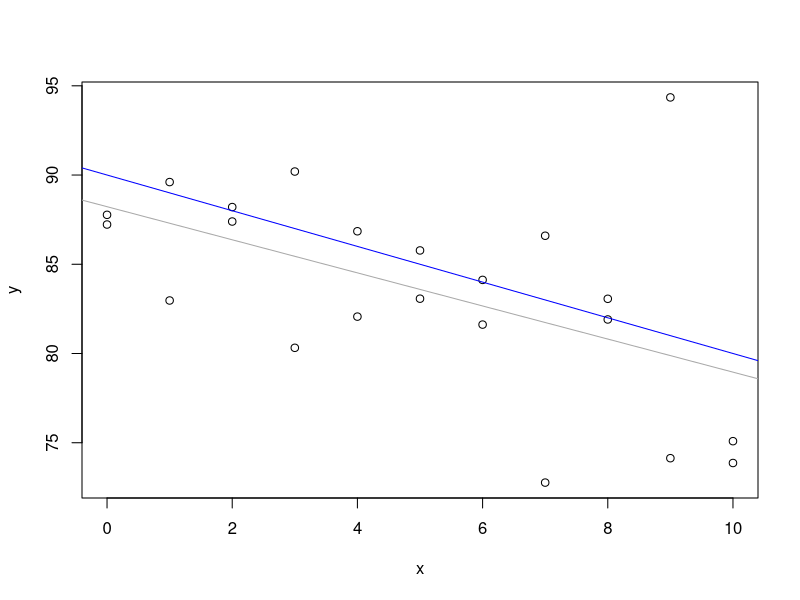
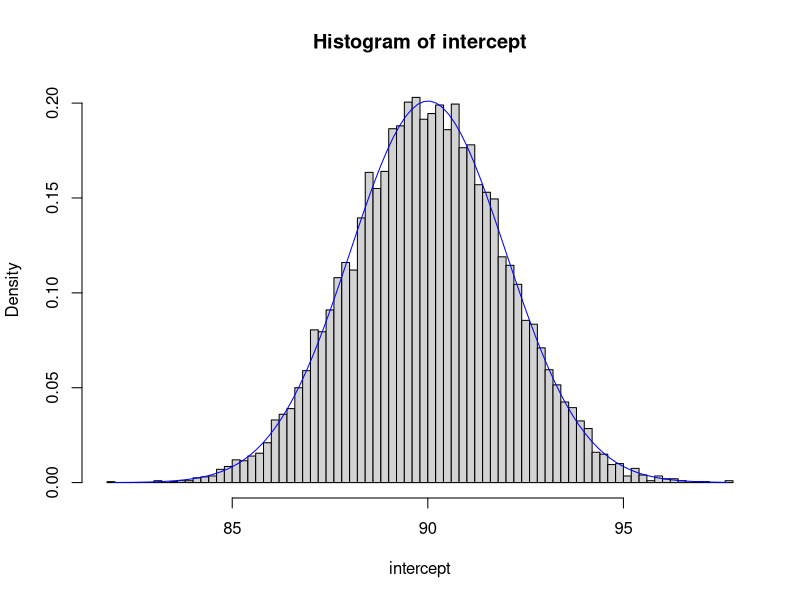
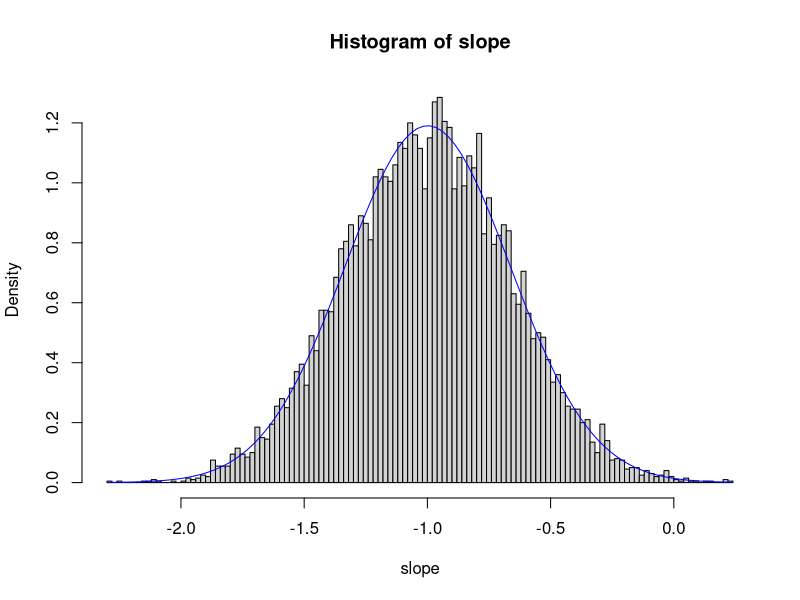
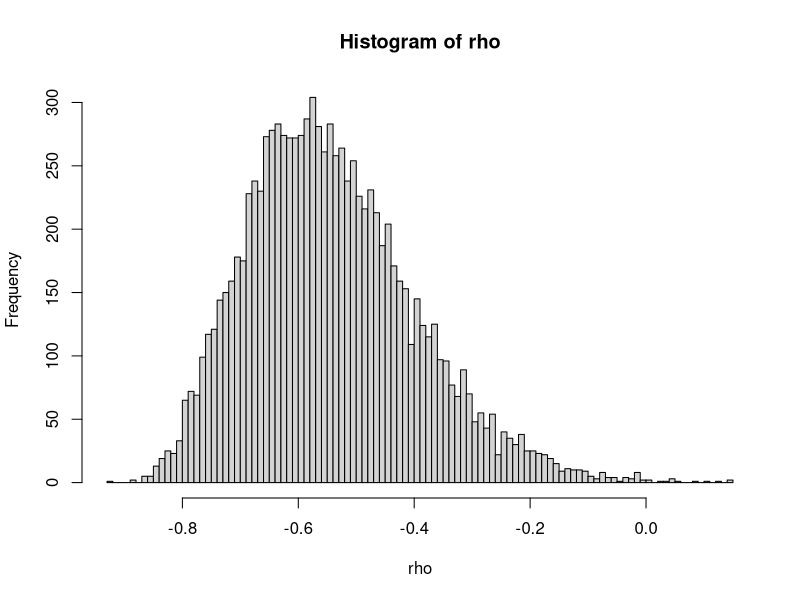
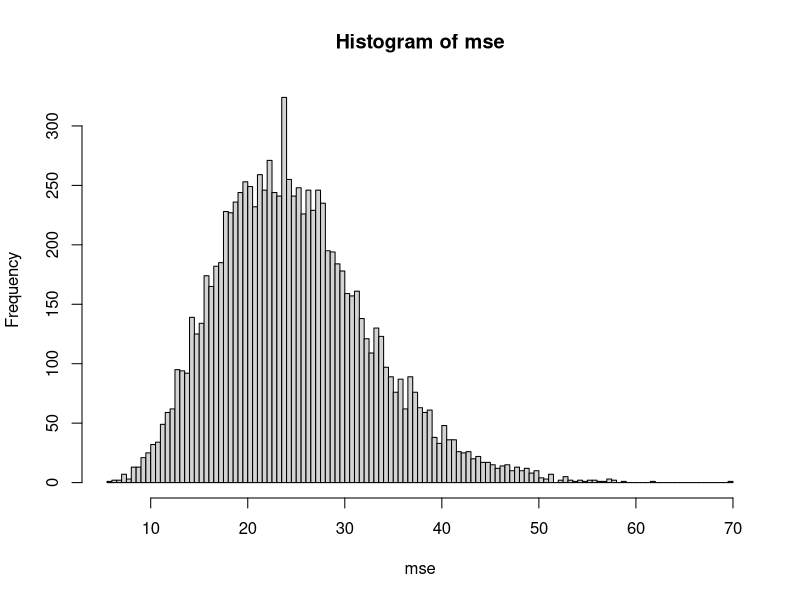
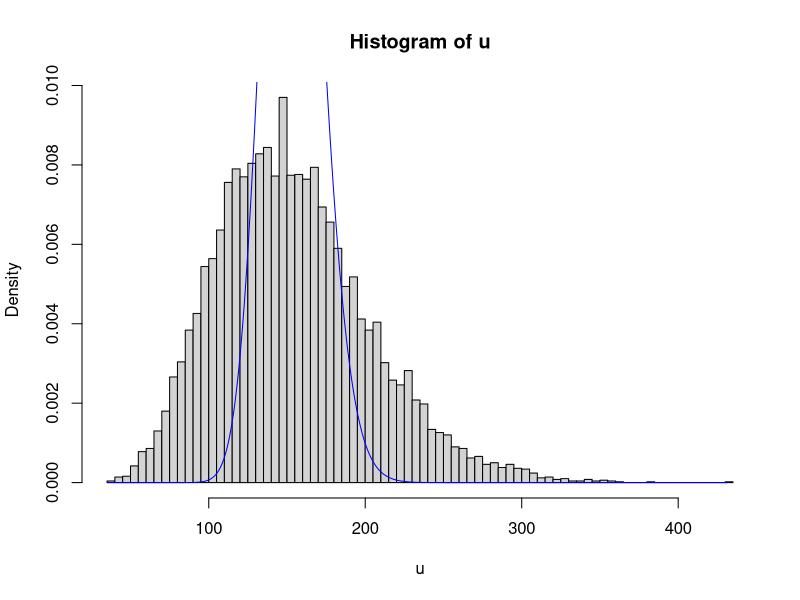

Generate these figures, in order, with R: (Note: this script raises an error after producing the figures.)
#Question 1a

set.seed(1000)

#Population Line
w = rep(0:10, 2)
z = 90 - w

popsigma <- sd(z)

popmod <- lm(z~w)

#Sample Line
x = rep(0:10, 2)
y = 90 - x + rnorm(22, 0, 5)

mymod <- lm(y~x)

plot(x, y)
abline(a = 90, b = -1, col = "blue")
abline(a = mymod$coefficients[1], b = mymod$coefficients[2], col = "darkgray")

#Question 1b

confinterval <- confint(mymod, level = 0.95)
confinterval

#Question 2a

set.seed(1000)

n <- 10000
slope <- as.vector(matrix(data=0,nrow=n,ncol=1))
intercept <- as.vector(matrix(data=0,nrow=n,ncol=1))
mse <- as.vector(matrix(data=0,nrow=n,ncol=1))
rho <- as.vector(matrix(data=0,nrow=1,ncol=1))

for (i in 1:n){
  x = rep(0:10, 2)
  y = 90 - x + rnorm(22, 0, 5)
  model <- lm(y~x)
  slope[i] <- model$coefficients[2]
  intercept[i] <- model$coefficients[1]
  mse[i] <- sum((model$residuals)**2) / (20)
  rho[i] <- slope[i] * (sd(x) / sd(y))
  
  #plot(x,y)
  #abline(a = 90, b = -1, col = "blue")
  #abline(a = mymod$coefficients[1], b = mymod$coefficients[2], col = "darkgray")
}

#Question 2b
x2 <- seq(min(intercept), max(intercept), length = 100)
theoreticalsdb0 <- mean(mse) * sqrt(1/20 + mean(x)**2 / sum((x - mean(x))**2))
fun <- dnorm(x2, mean = mean(intercept), sd = sd(intercept))

hist(intercept, nclass = 100, prob = TRUE)
lines(x2, fun, col = "blue")

mean(intercept)

#Question 2c
theoreticalsdb1 <- mean(mse) / sum((x - mean(x))**2)

x2 <- seq(min(slope), max(slope), length = 100)
fun <- dnorm(x2, mean = mean(slope), sd = sd(slope))

hist(slope, nclass = 100, prob = TRUE)
lines(x2, fun, col = "blue")

mean(slope)

#Question 2d
hist(rho, nclass = 100)

#Question 2e
hist(mse, nclass = 100)

mean(mse)

#Question 2f
u = 20 * mse / popsigma
dom <- seq(min(u), max(u), length = 1000)
fun <- dchisq(dom, df = 154)

hist(u, nclass = 100, freq = FALSE)
lines(dom, fun, col = "blue")


library(ggplot2)
ggplot(df, aes(x = u)) +
  geom_histogram(aes(y = ..density..)) +
  stat_function(fun = dchisq(x, df = 20), col = "blue", size = 5)

mean(u)
var(u)
